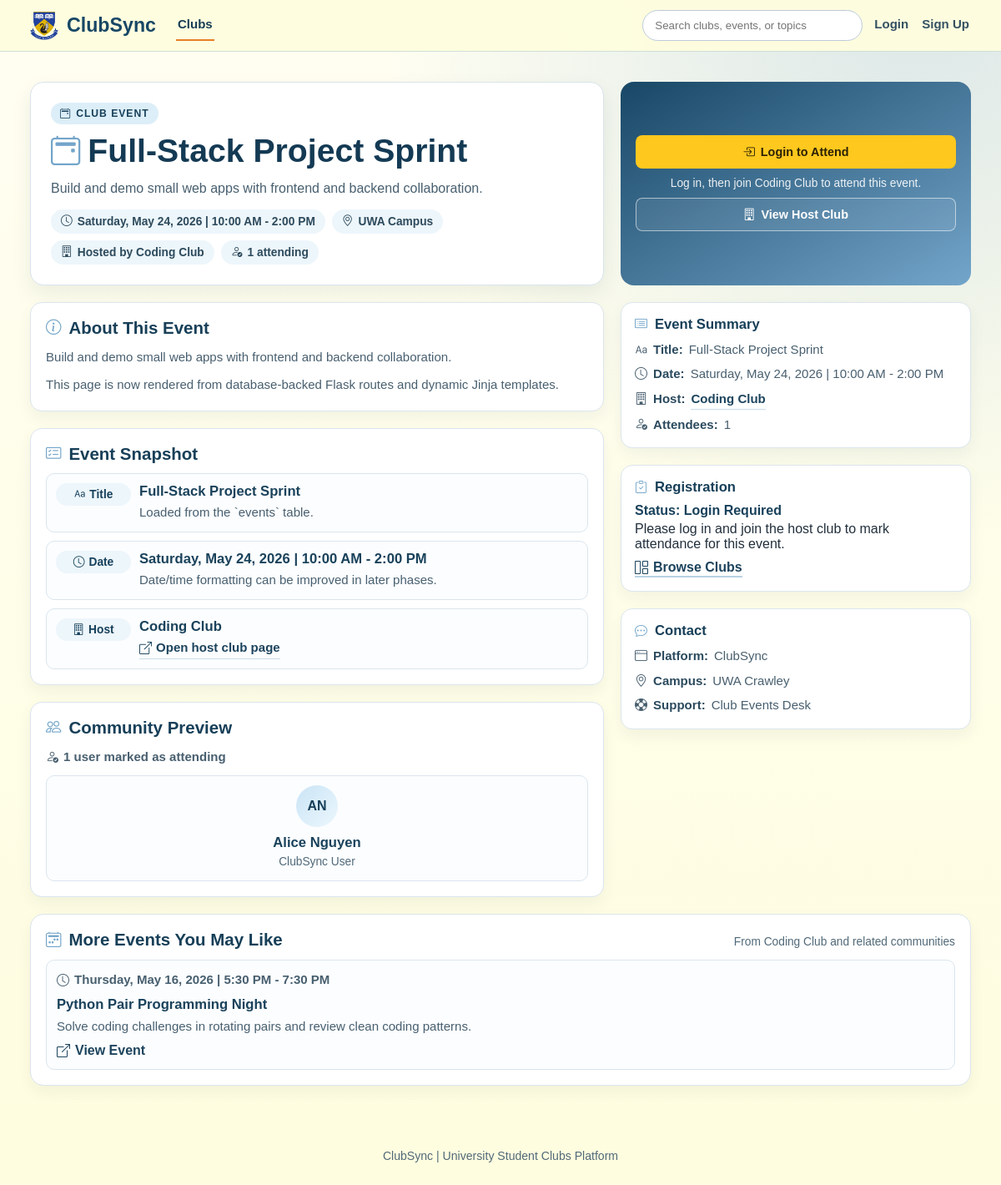
/events/5, run on an earlier commit of the app's database.
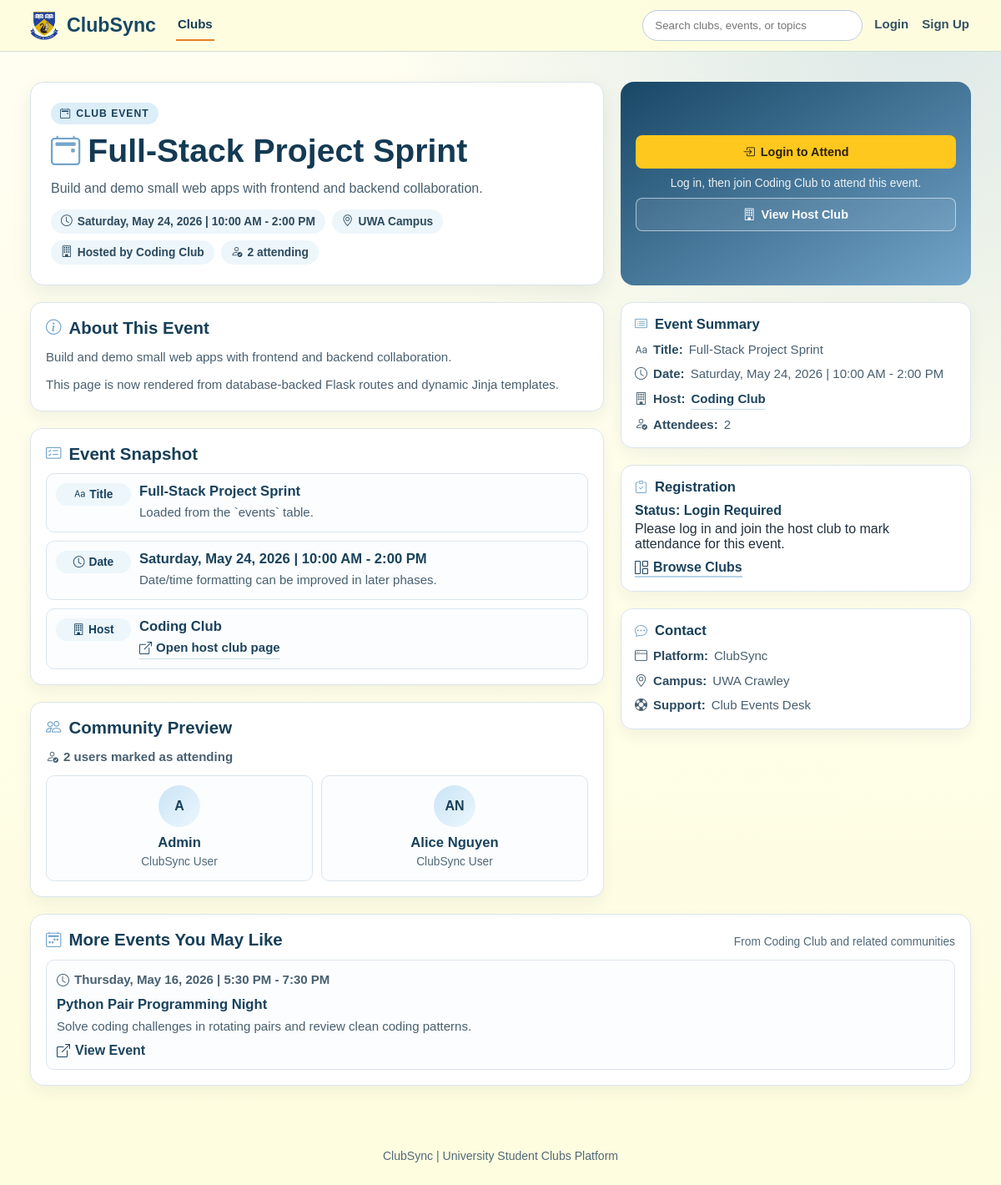
And on a later commit of the database.
### models/user.py (models this page shows)
class User(db.Model):
    __tablename__ = "users"
    id = db.Column(db.Integer, primary_key=True)
    name = db.Column(db.String(100), nullable=False)
    email = db.Column(db.String(120), unique=True, nullable=False)
    password_hash = db.Column(db.String(255), nullable=False)
    is_admin = db.Column(db.Boolean, default=False, nullable=False)
    memberships = db.relationship("Membership", backref="user", cascade="all, delete")
    attendances = db.relationship("Attendance", backref="user", cascade="all, delete")

### models/event.py (models this page shows)
class Event(db.Model):
    __tablename__ = "events"
    id = db.Column(db.Integer, primary_key=True)
    club_id = db.Column(db.Integer, db.ForeignKey("clubs.id"), nullable=False)
    title = db.Column(db.String(150), nullable=False)
    date = db.Column(db.String(50), nullable=False)
    description = db.Column(db.Text)
    attendances = db.relationship("Attendance", backref="event", cascade="all, delete")

### routes/clubs.py (the view, shortened to what this page needs)
@clubs_bp.route("/events/<int:event_id>")
def event_details(event_id):
    event = Event.query.get_or_404(event_id)
    attendees = sorted(
        (
            attendance.user
            for attendance in event.attendances
            if attendance.user is not None
        ),
        key=lambda user: user.name.lower(),
    )
    related_events = (
        Event.query.filter(Event.club_id == event.club_id, Event.id != event.id)
        .order_by(Event.id.asc())
        .limit(3)
        .all()
    )
    is_attending = False
    is_club_member = False
    current_user = _get_current_user()
    return render_template(
        "event.html",
        event=event,
        club=event.club,
        attendee_count=len(event.attendances),
        attendees=attendees,
        related_events=related_events,
        is_attending=is_attending,
        is_club_member=is_club_member,
    )

### app.py (called while the page is built)
@app.context_processor
def inject_navbar_access():
    user_id = session.get("user_id")
    user_is_admin = False
    if user_id:
        user = db.session.get(User, user_id)
        user_is_admin = bool(user and user.is_admin)
    return {
        "navbar_can_access_admin": bool(
            session.get("admin_logged_in") or user_is_admin
        )
    }

### routes/clubs.py (called while the page is built, shortened)
def _get_current_user():
    user_id = session.get("user_id")
    if not user_id:
        return None

### templates/event.html (shortened to what the changed rows need)
<!DOCTYPE html>
<html lang="en">
<head>
    <link rel="stylesheet" href="{{ url_for('static', filename='css/styles.css') }}">
    <link rel="stylesheet" href="https://cdn.jsdelivr.net/npm/bootstrap-icons@1.11.3/font/bootstrap-icons.min.css">
    <link rel="stylesheet" href="{{ url_for('static', filename='css/alerts.css') }}">
    <link rel="stylesheet" href="{{ url_for('static', filename='css/event.css') }}">
</head>
<body class="clubs-page event-page">
{% set active_page = 'event' %}
<main class="event-main">
    {% if event %}
        <section class="event-hero">
            <div class="event-hero-main">
                <p class="event-hero-type"><i class="bi bi-calendar2-event" aria-hidden="true"></i>Club Event</p>
                <h1><i class="bi bi-calendar2-event" aria-hidden="true"></i>{{ event.title }}</h1>
                <p class="event-hero-summary">
                    {{ event.description if event.description else 'This event does not have a description yet.' }}
                </p>
                <div class="event-hero-meta">
                    <span><i class="bi bi-clock" aria-hidden="true"></i>{{ event.date }}</span>
                    <span><i class="bi bi-geo-alt" aria-hidden="true"></i>UWA Campus</span>
                    {% if club %}
                        <a href="{{ url_for('clubs.club_details', club_id=club.id) }}" class="event-meta-link"><i class="bi bi-building" aria-hidden="true"></i>Hosted by {{ club.name }}</a>
                    {% endif %}
                    <span><i class="bi bi-person-check" aria-hidden="true"></i>{{ attendee_count }} attending</span>
                </div>
            </div>
            <div class="event-hero-actions">
                {% if session.get('user_id') %}
                    {% if is_attending %}
                        <form method="POST" action="{{ url_for('clubs.unattend_event', event_id=event.id) }}">
                            <input type="hidden" name="csrf_token" value="{{ csrf_token() }}">
                            <input type="hidden" name="next" value="{{ request.path }}">
                            <button type="submit" class="event-danger-action"><i class="bi bi-x-circle" aria-hidden="true"></i>Cancel Attendance</button>
                        </form>
                        <p class="event-action-note">You are currently marked as attending this event.</p>
                    {% elif is_club_member %}
                        <form method="POST" action="{{ url_for('clubs.attend_event', event_id=event.id) }}">
                            <input type="hidden" name="csrf_token" value="{{ csrf_token() }}">
                            <input type="hidden" name="next" value="{{ request.path }}">
                            <button type="submit" class="event-primary-action"><i class="bi bi-calendar-check" aria-hidden="true"></i>Attend Event</button>
                        </form>
                        <p class="event-action-note">Mark attendance to appear in the attendee list.</p>
                    {% elif club %}
                        <a href="{{ url_for('clubs.club_details', club_id=club.id) }}" class="event-primary-action"><i class="bi bi-person-plus" aria-hidden="true"></i>Join Club to Attend</a>
                        <p class="event-action-note">You need to join {{ club.name }} before attending this event.</p>
                    {% else %}
                        <p class="event-action-note">Joining the host club is required before attendance can be marked.</p>
                    {% endif %}
                {% else %}
                    <a href="{{ url_for('auth.login') }}" class="event-primary-action"><i class="bi bi-box-arrow-in-right" aria-hidden="true"></i>Login to Attend</a>
                    {% if club %}
                        <p class="event-action-note">Log in, then join {{ club.name }} to attend this event.</p>
                    {% else %}
                        <p class="event-action-note">Log in first to mark or cancel attendance.</p>
                    {% endif %}
                {% endif %}
                {% if club %}
                    <a href="{{ url_for('clubs.club_details', club_id=club.id) }}" class="event-secondary-action"><i class="bi bi-building" aria-hidden="true"></i>View Host Club</a>
                {% else %}
                    <a href="{{ url_for('clubs.clubs') }}" class="event-secondary-action"><i class="bi bi-grid-1x2" aria-hidden="true"></i>Browse Clubs</a>
                {% endif %}
            </div>
        </section>
        <div class="event-layout">
            <section class="event-content">
                <article class="event-section-card">
                    <h2><i class="bi bi-info-circle" aria-hidden="true"></i>About This Event</h2>
                    <p>{{ event.description if event.description else 'Event description is currently unavailable.' }}</p>
                    <p>This page is now rendered from database-backed Flask routes and dynamic Jinja templates.</p>
                </article>
                <article class="event-section-card">
                    <h2><i class="bi bi-card-checklist" aria-hidden="true"></i>Event Snapshot</h2>
                    <div class="event-agenda-list">
                        <div class="event-agenda-item">
                            <span class="event-agenda-time"><i class="bi bi-type" aria-hidden="true"></i>Title</span>
                            <div>
                                <h3>{{ event.title }}</h3>
                                <p>Loaded from the `events` table.</p>
                            </div>
                        </div>
                        <div class="event-agenda-item">
                            <span class="event-agenda-time"><i class="bi bi-clock" aria-hidden="true"></i>Date</span>
                            <div>
                                <h3>{{ event.date }}</h3>
                                <p>Date/time formatting can be improved in later phases.</p>
                            </div>
                        </div>
                        {% if club %}
                            <div class="event-agenda-item">
                                <span class="event-agenda-time"><i class="bi bi-building" aria-hidden="true"></i>Host</span>
                                <div>
                                    <h3>{{ club.name }}</h3>
                                    <p><a href="{{ url_for('clubs.club_details', club_id=club.id) }}" class="event-inline-link"><i class="bi bi-box-arrow-up-right" aria-hidden="true"></i>Open host club page</a></p>
                                </div>
                            </div>
                        {% endif %}
                    </div>
                </article>
                <article class="event-section-card">
                    <h2><i class="bi bi-people" aria-hidden="true"></i>Community Preview</h2>
                    <p class="event-attendees-count"><i class="bi bi-person-check" aria-hidden="true"></i>{{ attendee_count }} user{% if attendee_count != 1 %}s{% endif %} marked as attending</p>
                    <div class="event-attendee-grid">
                        {% if attendees %}
                            {% for attendee in attendees[:8] %}
                                {% set name_parts = attendee.name.split() %}
                                <div class="event-attendee-card">
                                    <div class="event-attendee-avatar">
                                        {{ ((name_parts[0][0] if name_parts else '?') ~ (name_parts[1][0] if name_parts|length > 1 else '')) | upper }}
                                    </div>
                                    <h3>{{ attendee.name }}</h3>
                                    <p>ClubSync User</p>
                                </div>
                            {% endfor %}
                        {% else %}
                            <div class="event-attendee-card">
                                <div class="event-attendee-avatar">--</div>
                                <h3>No Attendees Yet</h3>
                                <p>Attendance records will appear here once added.</p>
                            </div>
                        {% endif %}
                    </div>
                </article>
            </section>
            <aside class="event-sidebar">
                <section class="event-side-card">
                    <h2><i class="bi bi-card-list" aria-hidden="true"></i>Event Summary</h2>
                    <ul>
                        <li><i class="bi bi-type" aria-hidden="true"></i><strong>Title:</strong> {{ event.title }}</li>
                        <li><i class="bi bi-clock" aria-hidden="true"></i><strong>Date:</strong> {{ event.date }}</li>
                        {% if club %}
                            <li><i class="bi bi-building" aria-hidden="true"></i><strong>Host:</strong> <a href="{{ url_for('clubs.club_details', club_id=club.id) }}" class="event-inline-link">{{ club.name }}</a></li>
                        {% endif %}
                        <li><i class="bi bi-person-check" aria-hidden="true"></i><strong>Attendees:</strong> {{ attendee_count }}</li>
                    </ul>
                </section>
                <section class="event-side-card">
                    <h2><i class="bi bi-clipboard-check" aria-hidden="true"></i>Registration</h2>
                    {% if session.get('user_id') %}
                        {% if is_attending %}
                            <p class="event-side-highlight">Status: Attending</p>
                            <p>Your attendance is currently recorded for this event.</p>
                        {% elif is_club_member %}
                            <p class="event-side-highlight">Status: Not Attending Yet</p>
                            <p>Use the attend action above to mark attendance.</p>
                        {% elif club %}
                            <p class="event-side-highlight">Status: Club Membership Required</p>
                            <p>Join {{ club.name }} first, then return here to mark attendance.</p>
                            <a href="{{ url_for('clubs.club_details', club_id=club.id) }}" class="event-side-link"><i class="bi bi-building" aria-hidden="true"></i>Go to Host Club</a>
                        {% else %}
                            <p class="event-side-highlight">Status: Club Membership Required</p>
                            <p>Join the host club first, then return here to mark attendance.</p>
                        {% endif %}
                    {% else %}
                        <p class="event-side-highlight">Status: Login Required</p>
                        <p>Please log in and join the host club to mark attendance for this event.</p>
                    {% endif %}
                    <a href="{{ url_for('clubs.clubs') }}" class="event-side-link"><i class="bi bi-grid-1x2" aria-hidden="true"></i>Browse Clubs</a>
                </section>
                <section class="event-side-card">
                    <h2><i class="bi bi-chat-dots" aria-hidden="true"></i>Contact</h2>
                    <ul>
                        <li><i class="bi bi-window" aria-hidden="true"></i><strong>Platform:</strong> ClubSync</li>
                        <li><i class="bi bi-geo-alt" aria-hidden="true"></i><strong>Campus:</strong> UWA Crawley</li>
                        <li><i class="bi bi-life-preserver" aria-hidden="true"></i><strong>Support:</strong> Club Events Desk</li>
                    </ul>
                </section>
            </aside>
        </div>
        <section class="event-related">
            <div class="event-related-head">
                <h2><i class="bi bi-calendar2-week" aria-hidden="true"></i>More Events You May Like</h2>
                <p>{% if club %}From {{ club.name }} and related communities{% else %}From student clubs{% endif %}</p>
            </div>
            <div class="event-related-grid">
                {% if related_events %}
                    {% for related_event in related_events %}
                        <article class="event-related-card">
                        <p class="event-related-date"><i class="bi bi-clock" aria-hidden="true"></i>{{ related_event.date }}</p>
                            <h3>{{ related_event.title }}</h3>
                            <p>{{ related_event.description if related_event.description else 'No description available.' }}</p>
                            <a href="{{ url_for('clubs.event_details', event_id=related_event.id) }}"><i class="bi bi-box-arrow-up-right" aria-hidden="true"></i>View Event</a>
                        </article>
                    {% endfor %}
                {% endif %}
            </div>
        </section>
    {% endif %}
</main>
</body>
</html>

What changed in the data, as far as the page shows it:
now on this page (row edited): User: name "A", name "Admin"
Also different on the page:
{{ attendee_count }}: "1" → "2"
text now shown: "s"
